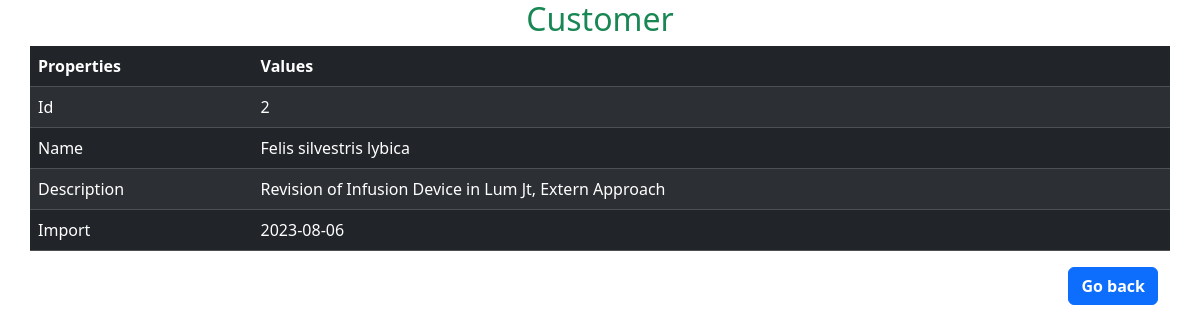
Page /?controller=customer&action=show&id=2 on the committed database.
### tables this page shows
CREATE TABLE `khach_hang` (
  `id` int(11) NOT NULL,
  `name` varchar(50) NOT NULL,
  `describes` text NOT NULL,
  `import` date DEFAULT NULL
);

### controllers/CustomerController.php (called while the page is built, shortened)
<?php
require_once ROOT.'/models/Customer.php';
class CustomerController{
    private $customer = null;
    function __construct()
    {
        $this->db = new Database();
        $this->customer = new Customer($this->db);
    }
    function show(){
        $id = $_GET['id'];
        $customer = $this->customer->find($id);
        require_once 'views/show.php';
    }
}

### config/Database.php (called while the page is built)
<?php
    class Database{
        private $host = "localhost";
        private $db_user = "root";
        private $db_pass = "";
        private $db_name = "practice_mvc_01";
        public function getConn(){
            try{
                $conn = new PDO("mysql:host=$this->host;dbname=$this->db_name", $this->db_user, $this->db_pass);
                return $conn;
            }catch(PDOException $e){
                return null;
            }
        }
    }
?>

### models/Customer.php (called while the page is built, shortened)
<?php
class Customer{
    private $id;
    private $name;
    private $describes;
    private $import;
    private $conn = null;
    public function __construct($db)
    {
        if($db != null){
            $this->conn = $db->getConn();
        }
    }
    function find($id){
        $stmt = $this->conn->prepare("select * from khach_hang where id = :id");
        $stmt->execute(['id' => $id]);
        $res = $stmt->fetch();
        if($res){
            $customer = new Customer(new Database());
            $customer->setData($res['id'], $res['name'], $res['describes'], $res['import']);
            return $customer;
        }
        return null;
    }
    public function setData($id, $name, $describes, $import){
        $this->id = $id;
        $this->name = $name;
        $this->describes = $describes;
        $this->import = $import;
    }
    function getName(){
        return $this->name;
    }
    function getDescribes(){
        return $this->describes;
    }
    function getId(){
        return $this->id;
    }
    function getImport(){
        return $this->import;
    }
}

### views/show.php (the view, shortened to what this page needs)
<!DOCTYPE html>
<html lang="en">
<head>
    <link rel="stylesheet" href="../asset/bootstrap-5.3.2/css/bootstrap.min.css">
    <link rel="stylesheet" href="../asset/fontawesome/css/all.min.css">
</head>
<body>
    <h2 class="text-center text-success">Customer</h2>
    <div class="container">
        <div class="row">
        <table class="table table-dark table-striped">
        <thead>
            <tr>
                <th scope="col">Properties</th>
                <th scope="col">Values</th>
            </tr>
        </thead>
        <tbody>
            <tr>
                <td>Id</td>
                <td><?=$customer->getId()?></td>
            </tr>
            <tr>
                <td>Name</td>
                <td><?=$customer->getName()?></td>
            </tr>
            <tr>
                <td>Description</td>
                <td><?=$customer->getDescribes()?></td>
            </tr>
            <tr>
                <td>Import</td>
                <td><?=$customer->getImport()?></td>
            </tr>
        </tbody>
    </table>
    <p class="d-flex justify-content-end"><a href="index.php" class=""><button class="btn btn-primary fw-bold">Go back</button></a></p>
        </div>
    </div>
</body>
</html>

### rows in the picture
khach_hang: id "2", name "Felis silvestris lybica", describes "Revision of Infusion Device in Lum Jt, Extern Approach", import "2023-08-06"
